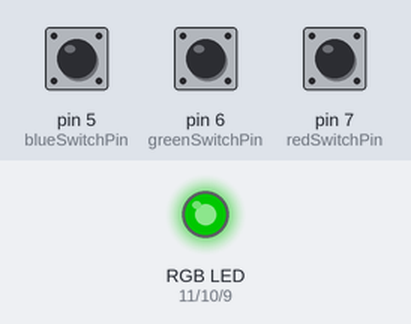
The sketch below on a simulated Arduino Uno, built with avr-gcc and run on an emulated ATmega328P. Shown: an RGB LED mixed from three pins (HIGH = lit). The inputs (shaded band) are chosen by the test bench; at power-on: pin 6 (greenSwitchPin) HIGH, pin 7 (redSwitchPin) HIGH, pin 5 (blueSwitchPin) HIGH. Dim RGB values are drawn brighter than linear.

Above: at 1.2 s.
1.3 s: pin 6 (greenSwitchPin) pulled LOW for 1 s
At 2.7 s:
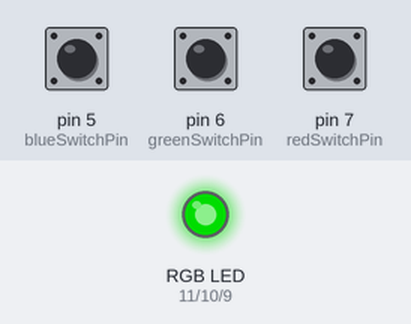
3.8 s: pin 7 (redSwitchPin) pulled LOW for 3.2 s
At 3.95 s:
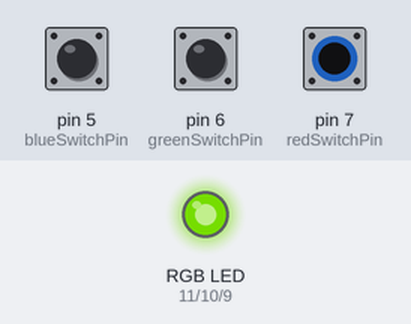
8.5 s: pin 5 (blueSwitchPin) pulled LOW for 0.15 s
At 9.7 s:
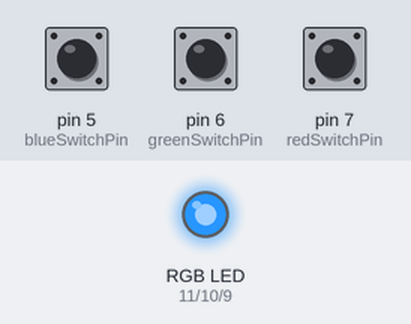
10.1 s: pin 7 (redSwitchPin) pulled LOW for 0.15 s
At 10.8 s:
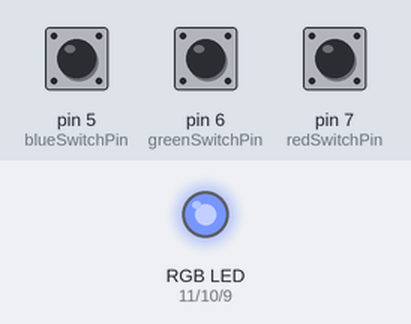
11.7 s: pin 6 (greenSwitchPin) pulled LOW for 3.2 s
16.4 s: pin 7 (redSwitchPin) pulled LOW for 1 s
At 18.2 s:
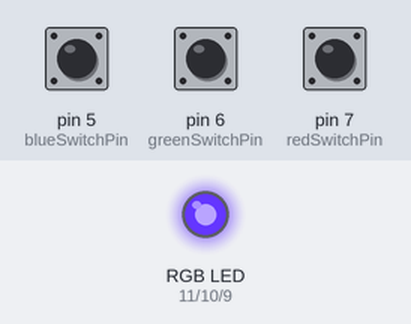
Timing chart, 0 to 19.7 s (numbered marks = the images above; inputs shaded):
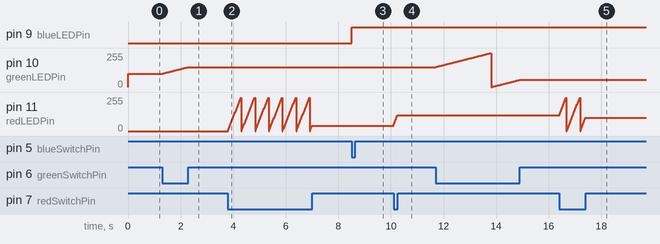

The sketch:

_3_button.ino
```cpp
/*
  Button

  Control the displayed colors of a RGB LED mixing values of red, green and blue by clicking on three buttons.

  Input:
  3x Tactile button switch (6mm)
  Output:
  1x RGB LED
  3x 560KΩ resistor

  created December 7th, 2012
  by Simon Monk <www.adafruit.com>

  modified May 4th, 2017
  by Orion Campos <www.orioncampos.com> <https://github.com/orion-campos>
*/

//connected pins
int redLEDPin = 11;
int greenLEDPin = 10;
int blueLEDPin = 9;
int redSwitchPin = 7;
int greenSwitchPin = 6;
int blueSwitchPin = 5;
//variables
int red = 0; //start with value 0
int blue = 0; //start with value 0
int green = 100; //start with value 100

//the setup routine runs once
void setup()
{
  //set the LEDs as outputs
  pinMode(redLEDPin, OUTPUT);
  pinMode(greenLEDPin, OUTPUT);
  pinMode(blueLEDPin, OUTPUT);
  //set the buttons as inputs
  pinMode(redSwitchPin, INPUT_PULLUP);
  pinMode(greenSwitchPin, INPUT_PULLUP);
  pinMode(blueSwitchPin, INPUT_PULLUP);
}

// the loop routine runs over and over
void loop()
{
  if (digitalRead(redSwitchPin) == LOW) //if the button is pressed
  {
    red = red + 10; //add 10 to the value everytime the button is pressed
    if (red > 255) red = 0; //until the value is less than 255, if not the value is zero
  }
  if (digitalRead(greenSwitchPin) == LOW) //if the button is pressed
  {
    green ++; //add 1 to the value everytime the button is pressed
    if (green > 255) green = 0; //until the value is less than 255, if not the value is zero
  }
  if (digitalRead(blueSwitchPin) == LOW)
  {
    blue --; //decrease 1 to the value everytime the button is pressed
    if (blue > 255) blue = 0; //until the value is less than 255, if not the value is zero
  }
  //output the value to the LEDs
  analogWrite(redLEDPin, red);
  analogWrite(greenLEDPin, green);
  analogWrite(blueLEDPin, blue);
  //wait 20 milliseconds seconds
  delay(20);
}
```

Measured:
- after the input at 1.3 s, pin 10 (greenLEDPin): moves from 100/255 to 150/255 over 0.98 s, starting at once
- after the input at 3.8 s, pin 11 (redLEDPin): ramps from 0/255 to 250/255 and jumps back, once every 0.52 s
- after the input at 8.5 s, pin 9 (blueLEDPin): LOW → HIGH at once
- after the input at 10.1 s, pin 11 (redLEDPin): 40/255 → 120/255 at once
- after the input at 16.4 s, pin 11 (redLEDPin): ramps from 0/255 to 250/255 and jumps back, once every 0.52 s
